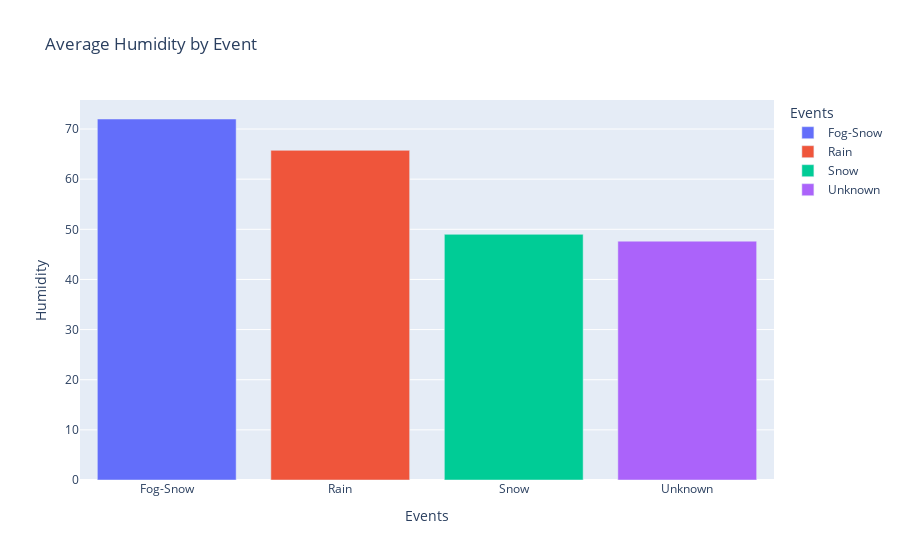

The code cell stored with this chart in its notebook:
### Code cell
#2 Average Humidity by Event
humidity_event = nyc_weather_df.groupby("Events")["Humidity"].mean().reset_index()

fig = px.bar(humidity_event, x="Events", y="Humidity",
             title="Average Humidity by Event", color="Events")
fig.write_image("images/Average_Humidity_by_Event.png")
fig.show()

### Figure 1 — Plotly figure (JSON) as saved in the notebook; plotly's stock layout.template omitted (floating-point values rounded to 4 significant figures)
{"data": [{"hovertemplate": "Events=%{x}<br>Humidity=%{y}<extra></extra>", "legendgroup": "Fog-Snow", "marker": {"color": "#636efa", "pattern": {"shape": ""}}, "name": "Fog-Snow", "orientation": "v", "showlegend": true, "textposition": "auto", "type": "bar", "x": ["Fog-Snow"], "xaxis": "x", "y": [72.0], "yaxis": "y"}, {"hovertemplate": "Events=%{x}<br>Humidity=%{y}<extra></extra>", "legendgroup": "Rain", "marker": {"color": "#EF553B", "pattern": {"shape": ""}}, "name": "Rain", "orientation": "v", "showlegend": true, "textposition": "auto", "type": "bar", "x": ["Rain"], "xaxis": "x", "y": [65.75], "yaxis": "y"}, {"hovertemplate": "Events=%{x}<br>Humidity=%{y}<extra></extra>", "legendgroup": "Snow", "marker": {"color": "#00cc96", "pattern": {"shape": ""}}, "name": "Snow", "orientation": "v", "showlegend": true, "textposition": "auto", "type": "bar", "x": ["Snow"], "xaxis": "x", "y": [49.0], "yaxis": "y"}, {"hovertemplate": "Events=%{x}<br>Humidity=%{y}<extra></extra>", "legendgroup": "Unknown", "marker": {"color": "#ab63fa", "pattern": {"shape": ""}}, "name": "Unknown", "orientation": "v", "showlegend": true, "textposition": "auto", "type": "bar", "x": ["Unknown"], "xaxis": "x", "y": [47.64], "yaxis": "y"}], "layout": {"barmode": "relative", "legend": {"title": {"text": "Events"}, "tracegroupgap": 0}, "title": {"text": "Average Humidity by Event"}, "xaxis": {"anchor": "y", "categoryarray": ["Fog-Snow", "Rain", "Snow", "Unknown"], "categoryorder": "array", "domain": [0, 1], "title": {"text": "Events"}}, "yaxis": {"anchor": "x", "domain": [0, 1], "title": {"text": "Humidity"}}}}
